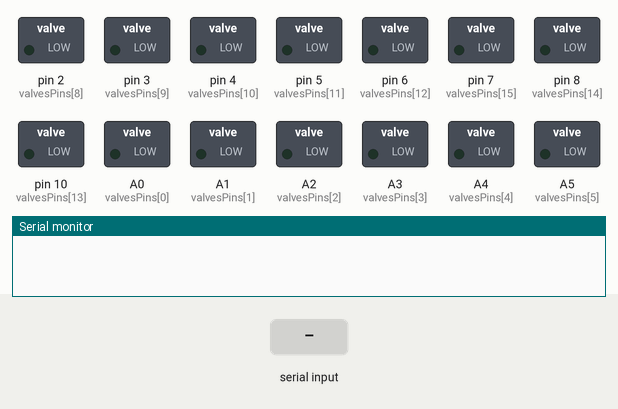
A sketch run on a simulated Arduino Mega 2560, built with avr-gcc and run on an emulated ATmega2560. Parts: switched loads named in the sketch (green lamp = pin HIGH), the last lines printed to the serial monitor. Inputs (shaded band) come from the test bench.

Above: at 1.2 s.
1.3 s: "1" received over Serial
At 2.3 s:
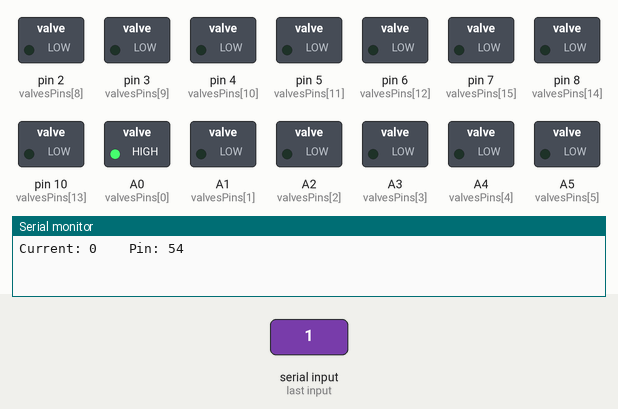
2.8 s: "0" received over Serial
At 3.5 s:
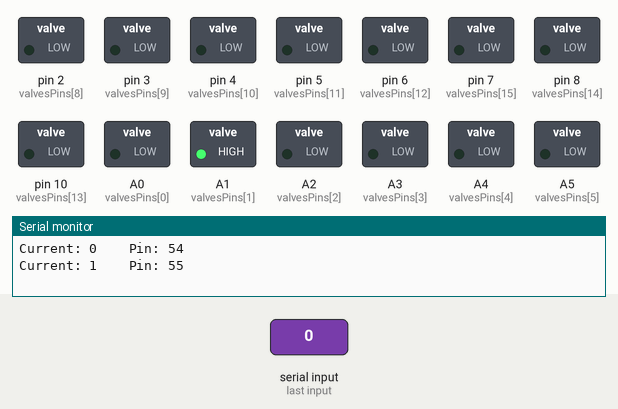
4.3 s: "2" received over Serial
At 4.6 s:
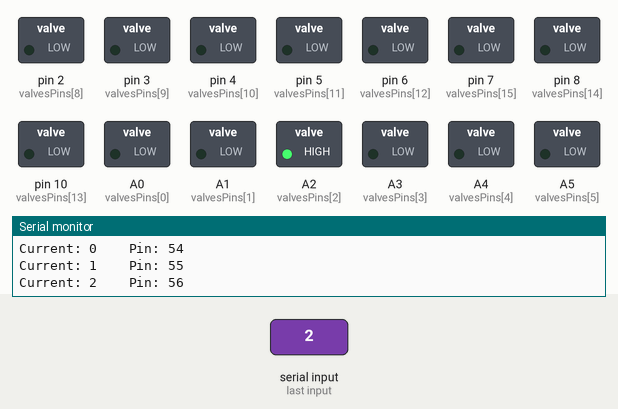
5.8 s: "1" received over Serial
At 7.0 s:
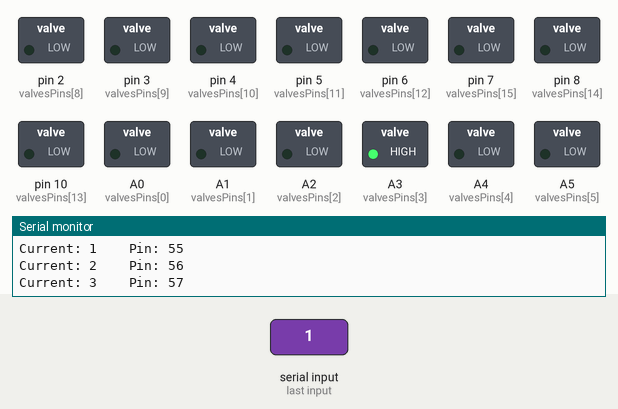
7.3 s: "0" received over Serial
At 8.1 s:
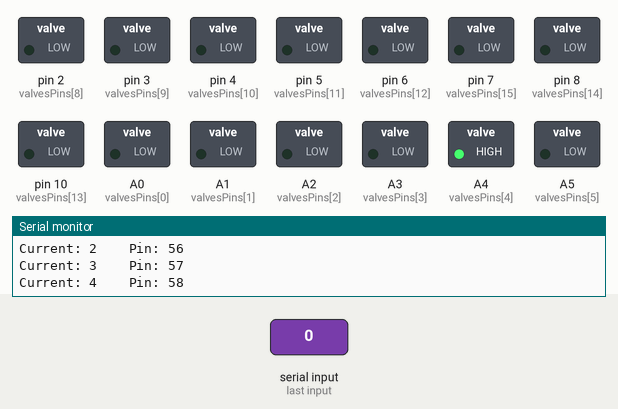
8.8 s: "2" received over Serial
At 9.2 s:
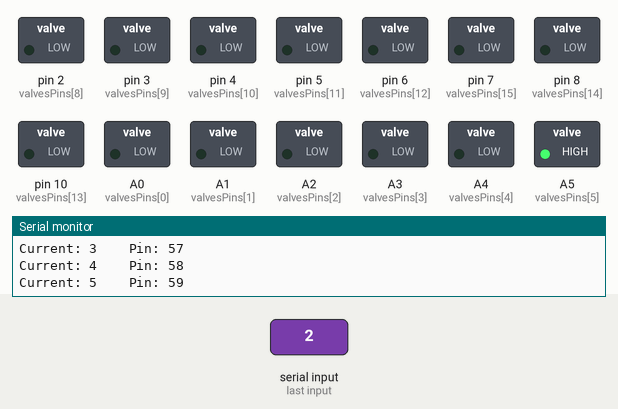
Timing chart, 0 to 11.3 s (numbered marks = the images above; inputs shaded):
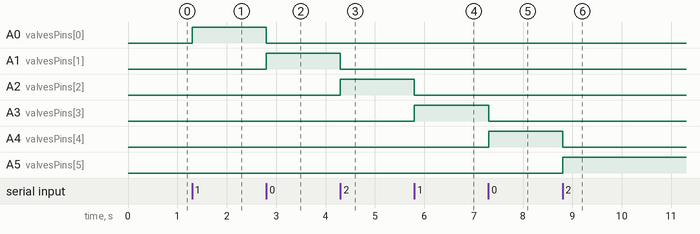

The sketch:

IOTester.ino
```cpp
int valvesPins[32] = {  A0,  A1,  A2, A3, A4, A5, A6, A7,
                         2,   3,   4,  5,  6, 10,  8,  7,
                        14,  32,  15, 30, 16, 28, 17, 26,
                       A11, A12, A10, 50, A9, 48, A8, 46
                     };


int current = 0;

void setup() {
  for (int i = 0; i < 32; i++) {
    pinMode(valvesPins[i], OUTPUT);
    digitalWrite(valvesPins[i], LOW);
  }

  Serial.begin(9600);
}

void loop() {
  while (Serial.available()) {
    Serial.read();

    if (current != 0) {
      digitalWrite(valvesPins[current - 1], LOW);
    }

    digitalWrite(valvesPins[current], HIGH);

    Serial.print("Current: ");
    Serial.print(current);
    Serial.print("		Pin: ");
    Serial.print(valvesPins[current]);
    Serial.println();

    current++;
    if (current == 32) {
      current = 0;
    }

  }
}
```

Measured:
- after the input at 1.3 s, A0 (valvesPins[0]): LOW → HIGH at once
- after the input at 2.8 s, A0 (valvesPins[0]): HIGH → LOW at once; A1 (valvesPins[1]): LOW → HIGH at once
- after the input at 4.3 s, A1 (valvesPins[1]): HIGH → LOW at once; A2 (valvesPins[2]): LOW → HIGH at once
- after the input at 5.8 s, A2 (valvesPins[2]): HIGH → LOW at once; A3 (valvesPins[3]): LOW → HIGH at once
- after the input at 7.3 s, A3 (valvesPins[3]): HIGH → LOW at once; A4 (valvesPins[4]): LOW → HIGH at once
- after the input at 8.8 s, A4 (valvesPins[4]): HIGH → LOW at once; A5 (valvesPins[5]): LOW → HIGH at once
